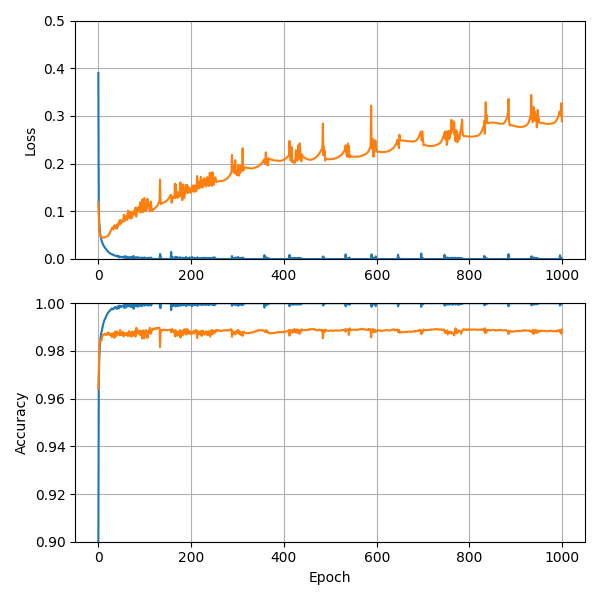

This chart was generated by the following gnuplot code:
from matplotlib import pyplot as plt
import numpy as np

history = np.loadtxt('lenet01.txt')

plt.figure(figsize = (6, 6), tight_layout = True)

plt.subplot(2, 1, 1)
plt.plot(history[:, 1])
plt.plot(history[:, 3])
plt.grid()
plt.ylim(0., 0.5)
plt.ylabel('Loss')

plt.subplot(2, 1, 2)
plt.plot(history[:, 2])
plt.plot(history[:, 4])
plt.grid()
plt.ylim(0.9, 1.)
plt.ylabel('Accuracy')
plt.xlabel('Epoch')

epoch = history[:, 4].argmax()
print(epoch, history[epoch, 4])

plt.show()
